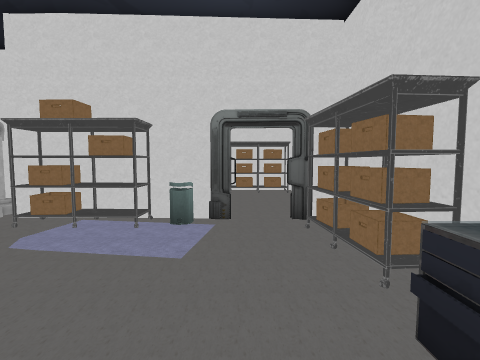
View 1 (above)

12 first-person views from a walk through a 3-D level made in the Unity game engine. The camera is 1.4 m above the floor, tilts 4° down and sees 85° across. Doors are open. The floor is counted in squares, 1 m on a side. Each view is taken from the middle of a square. On the plan, view 1 faces up. The plan holds only what a view shows up to about 13 squares ahead; the rest is blank. The place goes on beyond the plan. The player character is not drawn. Some surface patterns are stand-ins.

View 2
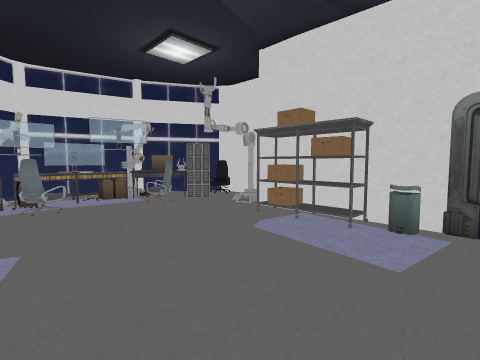

View 3
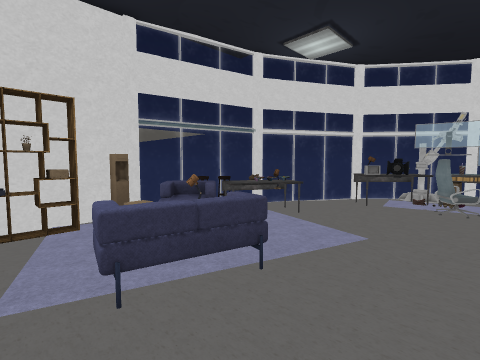

View 4
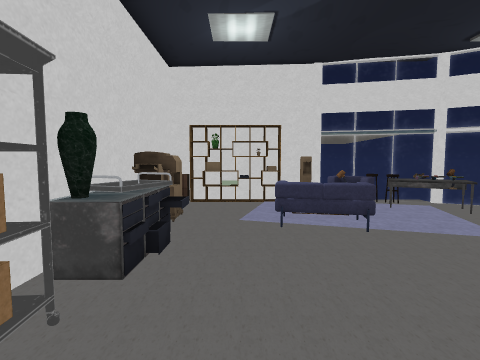

View 5
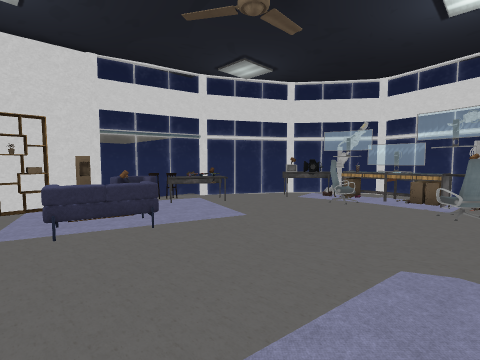

View 6
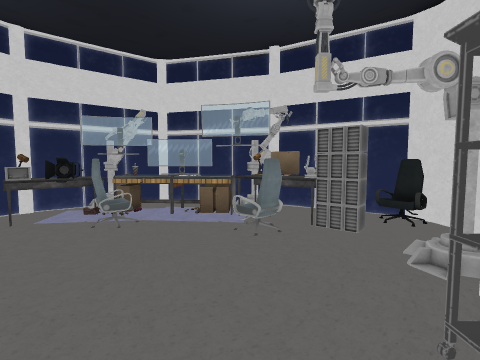

View 7
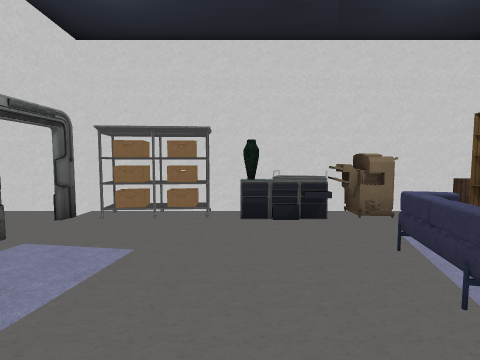

View 8
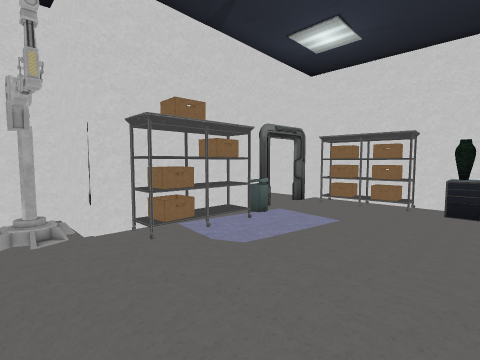

View 9
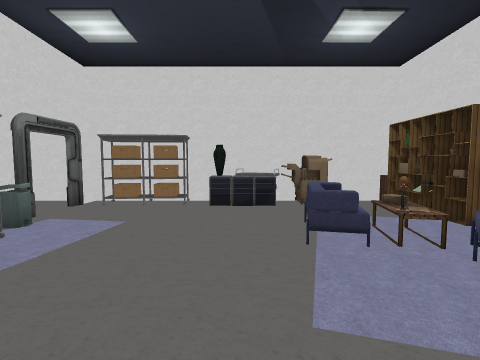

View 10
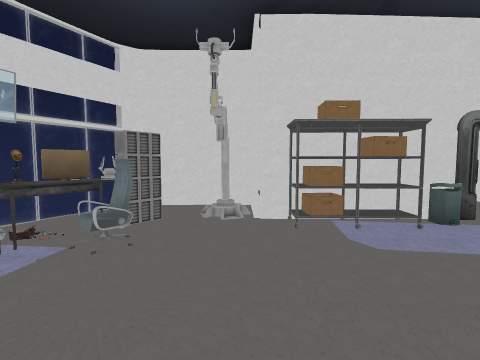

View 11
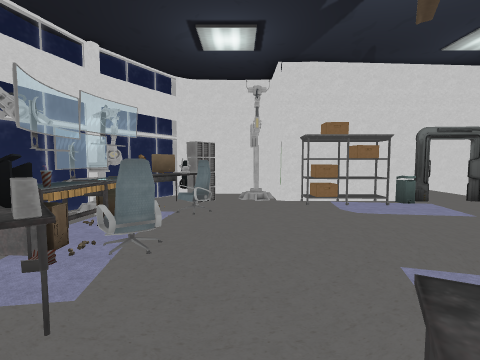

View 12
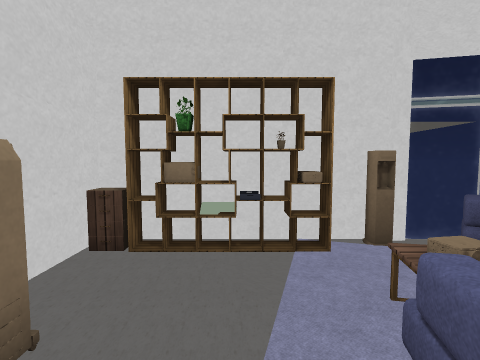

### Floor plan
Points are (right, up) in squares from view 1. A wall is a line through its corners. A room is listed if a view was taken in it or the views show most of it. See-through windows are left out.
Room 1 (views 1, 2, 3, 4, 5, 6, 7, 8, 9, 10, 11, 12)
walls: (-0.2, 6.4) (-1.7, 6.4); (-9, -2.6) (-7.8, -3.2); (-2.5, -4.7) (2.5, -4.7) (2.5, 6.3) (1.2, 6.3); (-6.5, 8.5) (-9.5, 8.5); (-11.8, 0.2) (-11, -0.9); (-11.6, 5) (-12.3, 2.5); (-10.2, 7.5) (-11, 6.2); (2.5, 7.3) (2.5, 9.5)
low walls: (-0.2, 6.3) (-0.7, 6.3)
ways out: open door at (0.5, 6)
objects: pillar (-12, 1); other object (-11, 0); table (-11, 1) to (-11, 3); TV (-11, 4); pillar (-11, 5); pillar (-10, -2); table (-10, -1) to (-9, 0); TV (-10, 1); TV (-10, 2); computer (-10, 3); other object (-10, 4); table (-10, 4) to (-9, 5); pillar (-10, 8); other object (-9, -1); chair (-9, 1) to (-8, 1); other object (-9, 2); computer (-9, 5); computer (-9, 6); chair (-9, 8); chair (-8, 4) to (-8, 5); computer (-8, 6); pillar (-7, -4); other object (-6, -3); table (-6, -3) to (-5, -2); other object (-6, 7); pillar (-6, 9); other object (-5, -4); other object (-5, 6); other object (-5, 7) to (-4, 8); other object (-4, -4); sofa (-4, -4) to (-3, -3); other object (-4, 6) to (-2, 6); pillar (-3, -5); other object (-3, -2); sofa (-3, -1) to (-1, 0); other object (-2, -4); other object (-2, -2); shelf (-1, -4) to (0, -4); table (-1, -2); bin (-1, 6); other object (1, -4); drawers (1, 0); drawers (1, 1) to (2, 1); drawers (1, 2); other object (2, -4); printer (2, -2) to (2, 0); vase (2, 2); other object (2, 3) to (2, 5)

Where each view was taken, in squares from view 1:
view 1: 0 up, 0 right, facing up
view 2: 0 up, 0 right, facing up-left
view 3: 2 up, 0 right, facing down-left
view 4: 5 up, 0 right, facing down
view 5: 5 up, 0 right, facing down-left
view 6: 4 up, 3 left, facing left
view 7: 2 up, 5 left, facing right
view 8: 1 up, 7 left, facing up-right
view 9: 1 up, 7 left, facing right
view 10: 0 up, 6 left, facing up
view 11: 3 down, 7 left, facing up
view 12: 0 up, 0 right, facing down
